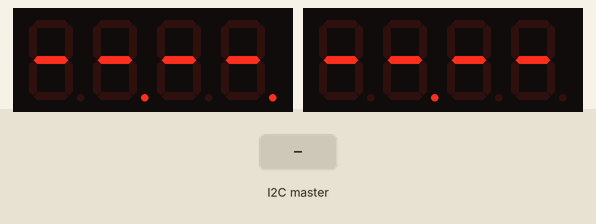
The sketch below on a simulated Arduino Mega 2560, built with avr-gcc and run on an emulated ATmega2560. Shown: 2 × 4-digit seven-segment display. Inputs (shaded band) come from the test bench. What the sketch prints to the serial monitor is not drawn.

Above: at 1.2 s.
1.3 s: the I2C master sends the byte 1
At 1.9 s:
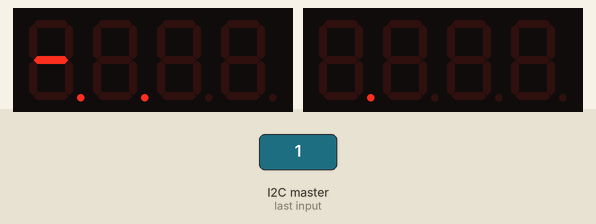
2.8 s: the I2C master sends the byte 90
At 4.0 s:
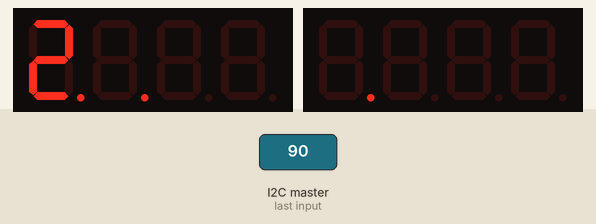
4.3 s: the I2C master sends the byte 2
At 5.4 s:
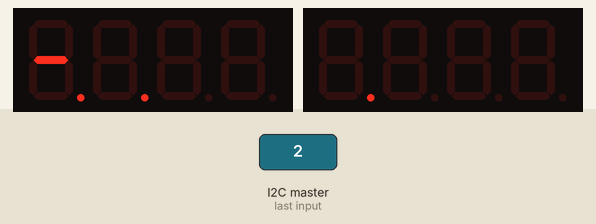
Timing chart, 0 to 7.3 s (numbered marks = the images above; inputs shaded):
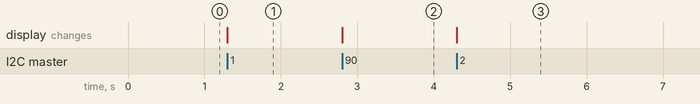

The sketch:

sketch_mar2a.ino
```cpp
// https://www.tme.eu/Document/c85fc6fed6cec71bef39decf36c8c4a0/CA56-12SURKWA.pdf
// https://www.circuitbasics.com/arduino-7-segment-display-tutorial/
// https://github.com/DeanIsMe/SevSeg?tab=readme-ov-file

#include "SevSeg.h"
#include <Wire.h>

SevSeg leftSeg;
SevSeg rightSeg;

void setup() {
  Wire.begin(4);
  Wire.onReceive(receiveEvent);
  Serial.begin(9600);


  byte leftSegDigitPins[] = {40, 41, 42, 43};
  byte leftSegPins[] = {22, 23, 24, 25, 26, 27, 28, 29};
  byte rightSegDigitPins[] = {44, 45, 46, 47};
  byte rightSegPins[] = {30, 31, 32, 33, 34, 35, 36, 37};
  byte numDigits = 4;
  bool resistorsOnSegments = false; // 'false' means resistors are on digit pins
  byte hardwareConfig = COMMON_ANODE; // See README.md for options
  bool updateWithDelays = false; // Default 'false' is Recommended
  bool leadingZeros = true; // Use 'true' if you'd like to keep the leading zeros
  bool disableDecPoint = false; // Use 'true' if your decimal point doesn't exist or isn't connected. Then, you only need to specify 7 segmentPins[]

  leftSeg.begin(hardwareConfig, numDigits, leftSegDigitPins, leftSegPins, resistorsOnSegments, updateWithDelays, leadingZeros, disableDecPoint);
  rightSeg.begin(hardwareConfig, numDigits, rightSegDigitPins, rightSegPins, resistorsOnSegments, updateWithDelays, leadingZeros, disableDecPoint);
}

String hours = "--";
String minutes = "--";
String seconds = "--";
String frames = "--";

void loop() {
  drawSevSeGCounter();
}

int counter = 0;
void drawSevSeGCounter() {
  counter++;
  if (counter % 500 == 0) {
    Serial.println(String(hours+"."+minutes+"."+seconds+"."+frames));
  }

  leftSeg.setChars(String(hours+"."+minutes+".").c_str());
  leftSeg.refreshDisplay();
  rightSeg.setChars(String(seconds+"."+frames).c_str());
  rightSeg.refreshDisplay();
}

void receiveEvent(int howMany)
{
  String str = "";
  while(Wire.available()) // loop through all but the last
  {
    char c = Wire.read(); // receive byte as a character
    str += c;
  }

  hours = str.substring(0, 2);
  minutes = str.substring(2, 4);
  seconds = str.substring(4, 6);
  frames = str.substring(6, 8);
}
```

Measured:
- after the input at 1.3 s, the display: changes at once (image 1)
- after the input at 2.8 s, the display: changes at once (image 2)
- after the input at 4.3 s, the display: changes at once (image 3)
